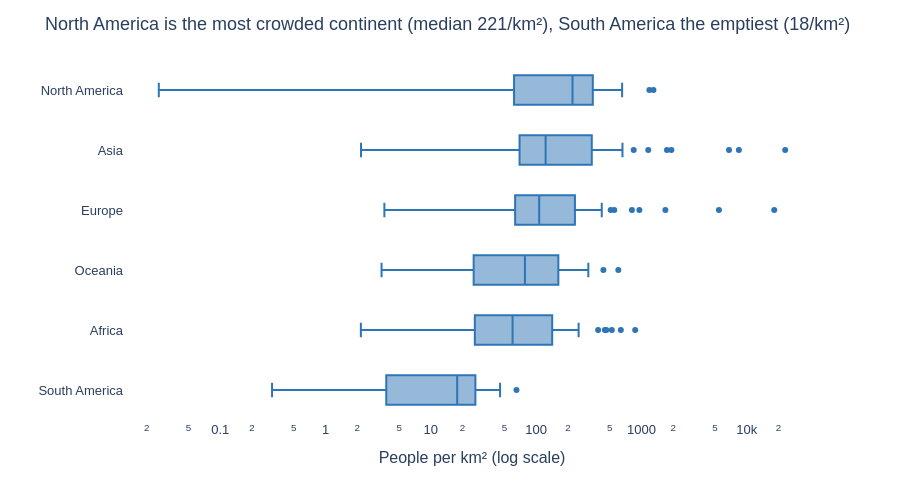

Notebook code cell kept with this figure:
### Markdown cell above
**Chart choice & justification:** *Which chart did you choose, and why? Justify design choices.

*YOUR ANSWER HERE*
I used a box plot because it shows the spread, not just the average. I used a log scale because density varies a lot between countries.

### Code cell
# Q4
# YOUR CODE HERE
# Step 1: Order continents by median density
med = df.groupby('Continent')['Density'].median().sort_values()
order = med.index.tolist()

# Step 2: Horizontal box plot, log axis (density is extremely skewed)
fig = px.box(df, x='Density', y='Continent', orientation='h', points='outliers',
             hover_name='Country', log_x=True,
             category_orders={'Continent': order[::-1]},   # densest median on top
             color_discrete_sequence=['#2E75B6'],
             labels={'Density': 'People per km² (log scale)', 'Continent': ''},
             template='plotly_white', height=500)

# Step 3: Layout
fig.update_layout(
    title=(f"North America is the most crowded continent (median {med.iloc[-1]:.0f}/km²), "
           f"South America the emptiest ({med.iloc[0]:.0f}/km²)"),
    font=dict(family='Arial', size=13))
fig.update_xaxes(showgrid=False)
fig.show()

### Figure 1 — Plotly figure (JSON) as saved in the notebook; plotly's stock layout.template omitted (floating-point values rounded to 4 significant figures; data arrays with more than 128 entries replaced by an {"elided": "..."} marker saying what was removed)
{"data": [{"alignmentgroup": "True", "boxpoints": "outliers", "hovertemplate": "<b>%{hovertext}</b><br><br>People per km² (log scale)=%{x}<br>=%{y}<extra></extra>", "hovertext": {"elided": "234 str values"}, "legendgroup": "", "marker": {"color": "#2E75B6"}, "name": "", "notched": false, "offsetgroup": "", "orientation": "h", "showlegend": false, "type": "box", "x": {"elided": "234 float values"}, "x0": " ", "xaxis": "x", "y": {"elided": "234 str values"}, "y0": " ", "yaxis": "y"}], "layout": {"boxmode": "group", "font": {"family": "Arial", "size": 13}, "height": 500, "legend": {"tracegroupgap": 0}, "margin": {"t": 60}, "title": {"text": "North America is the most crowded continent (median 221/km²), South America the emptiest (18/km²)"}, "xaxis": {"anchor": "y", "domain": [0, 1], "showgrid": false, "title": {"text": "People per km² (log scale)"}, "type": "log"}, "yaxis": {"anchor": "x", "categoryarray": ["South America", "Africa", "Oceania", "Europe", "Asia", "North America"], "categoryorder": "array", "domain": [0, 1], "title": {"text": ""}}}}
